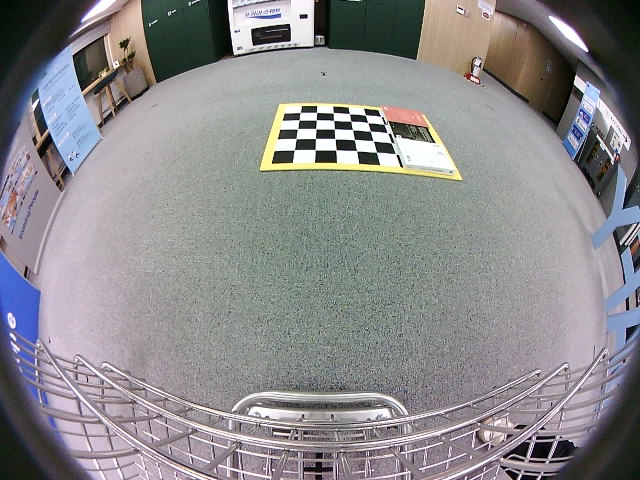
#> input picture pp/front_square.png, 640 x 480 px
$ python calibration.py   (older library calls are emulated)
#> lines starting #> are read from the running program, lines starting #| are printed output that depends on the picture
import cv2
import numpy as np
import glob
# from get_intrinsic_params import get_intrinsic_params

def undistort(img, side, ratio):
    # img = cv2.imread(fname)
    if side == 'back' :
        DIM=(640, 480)
        K=np.array([[234.31775602644353, 0.0, 314.2513855472157], [0.0, 233.59962352968617, 238.87423326996165], [0.0, 0.0, 1.0]])
        D=np.array([[-0.045064119147887216], [-0.007831131934492355], [0.003854842129763424], [-0.0011869947699851067]])

    elif side == 'front':
        DIM=(640, 480)
        K=np.array([[236.00033166136186, 0.0, 320.80698188362993], [0.0, 235.65832997607666, 248.32680556708823], [0.0, 0.0, 1.0]])
        D=np.array([[-0.06666879404866978], [0.01978079736476898], [-0.011079087261112086], [0.001808135607204492]])

    elif side == 'right':
        DIM=(640, 480)
        K=np.array([[235.1982364007136, 0.0, 320.722613672998], [0.0, 234.7955596475616, 250.22150003050075], [0.0, 0.0, 1.0]])
        D=np.array([[-0.05024307206669386], [0.003083654157514218], [-0.0038559072176334217], [0.0006626971518285512]])

    elif side == 'left':
        DIM=(640, 480)
        K=np.array([[236.6660345650066, 0.0, 322.7924649951577], [0.0, 235.26512582520894, 252.40633958077817], [0.0, 0.0, 1.0]])
        D=np.array([[-0.03507719652282247], [-0.019779623502449793], [0.008738624015827543], [-0.0019232019838494904]])

    # 이걸로 통일. 이게 좀 괜찮은 듯.
    DIM=(640, 480)
    K=np.array([
        [235.1982364007136, 0.0, 320.722613672998],
        [0.0, 234.7955596475616, 250.22150003050075],
        [0.0, 0.0, 1.0]])
    D=np.array([
        [-0.05024307206669386],
        [0.003083654157514218],
        [-0.0038559072176334217],
        [0.0006626971518285512]])

    ## new_K 설정
    new_K = K.copy()
    new_K[0,0]=K[0,0]/ratio
    new_K[1,1]=K[1,1]/ratio

    map1, map2 = cv2.fisheye.initUndistortRectifyMap(K, D, np.eye(3), new_K, DIM, cv2.CV_16SC2)
    undistorted_img = cv2.remap(img, map1, map2, interpolation=cv2.INTER_LINEAR, borderMode=cv2.BORDER_CONSTANT)

    return undistorted_img


# =============================================================================================================
# DIM, K, D = get_intrinsic_params((5,8), 'pjh/data/intrinsic_cart')


side = 'front'
ratio = 1.5
images = glob.glob('./pp/front_square.png')

num = 1
for fname in images:
    img = cv2.imread(fname)
#> img is the input picture: shape (480, 640, 3); mean B, G, R 139.5, 137.4, 138.4
    undistorted_img = undistort(img, side, ratio)
#> in undistort, `undistorted_img = cv2.remap(img, map1, map2, interpolation=cv2.INTER_L..`:
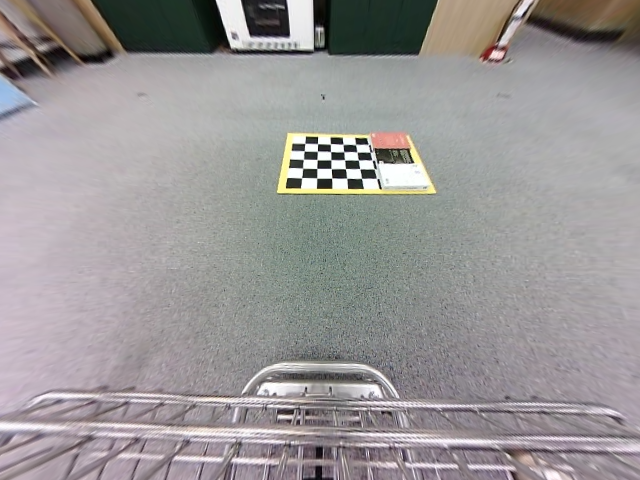
#> undistorted_img: shape (480, 640, 3); mean B, G, R 151.1, 150.7, 154

    cv2.imshow('img', img)
    cv2.imshow(side + '_undistorted_img' +'.png', undistorted_img)
    cv2.waitKey(0)
    cv2.destroyAllWindows()
    cv2.imwrite(side + '_top_undi.png', undistorted_img)
    num += 1

$ run again, with pp/back_square.png copied over pp/front_square.png
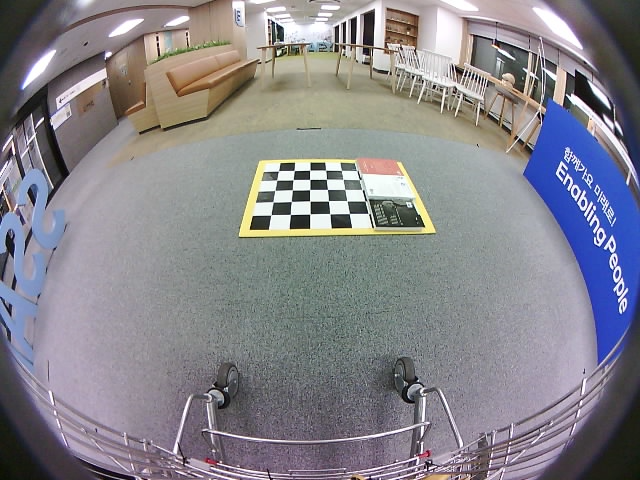
#> input picture pp/back_square.png, 640 x 480 px
#> img is the input picture: shape (480, 640, 3); mean B, G, R 138.9, 132.5, 134.1
#> in undistort, `undistorted_img = cv2.remap(img, map1, map2, interpolation=cv2.INTER_L..`:
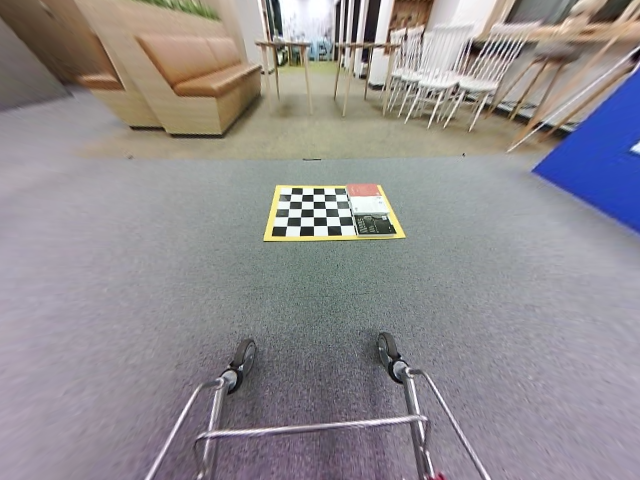
#> undistorted_img: shape (480, 640, 3); mean B, G, R 144, 141.2, 145.5

$ run again, with pp/left_square.png copied over pp/front_square.png
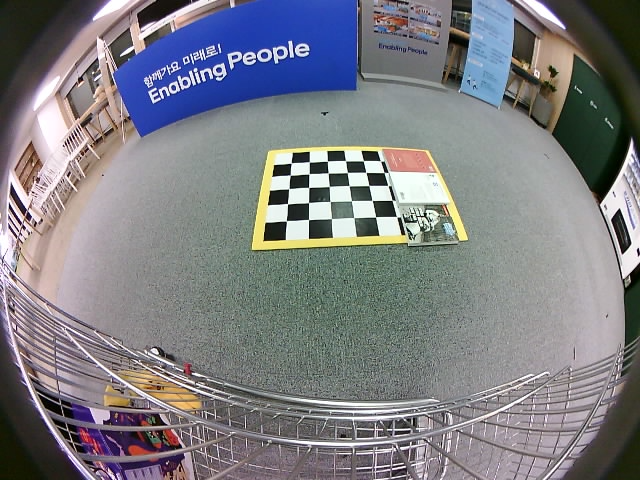
#> input picture pp/left_square.png, 640 x 480 px
#> img is the input picture: shape (480, 640, 3); mean B, G, R 130.7, 125.9, 125.3
#> in undistort, `undistorted_img = cv2.remap(img, map1, map2, interpolation=cv2.INTER_L..`:
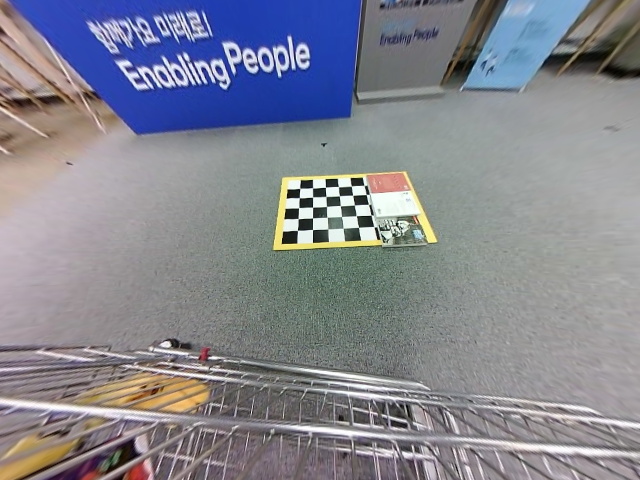
#> undistorted_img: shape (480, 640, 3); mean B, G, R 143.7, 134.2, 132.7

$ run again, with pp/right_square.png copied over pp/front_square.png
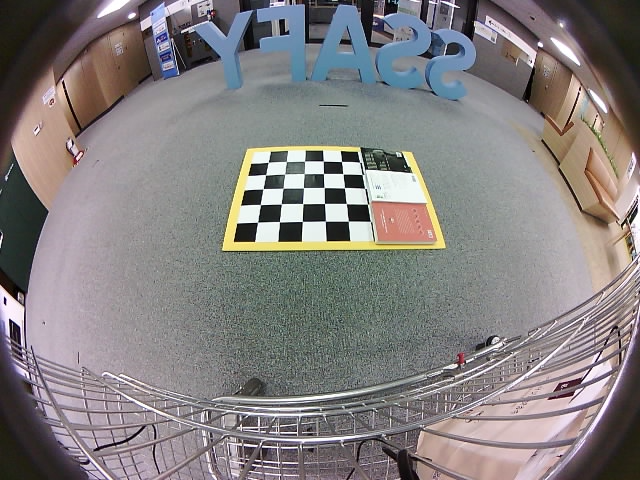
#> input picture pp/right_square.png, 640 x 480 px
#> img is the input picture: shape (480, 640, 3); mean B, G, R 127.5, 127.4, 131.7
#> in undistort, `undistorted_img = cv2.remap(img, map1, map2, interpolation=cv2.INTER_L..`:
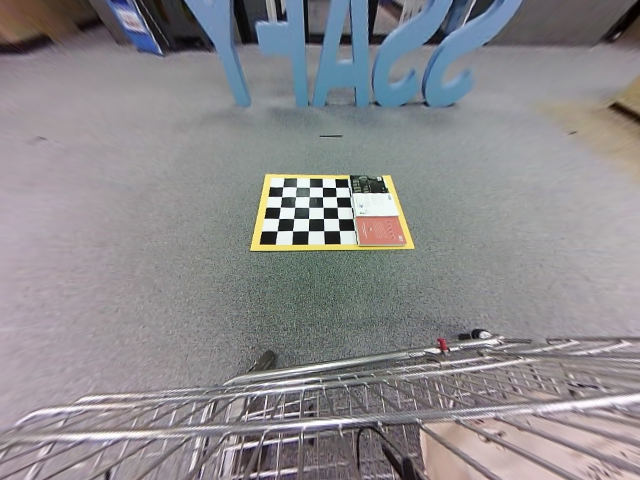
#> undistorted_img: shape (480, 640, 3); mean B, G, R 140.9, 138, 140
